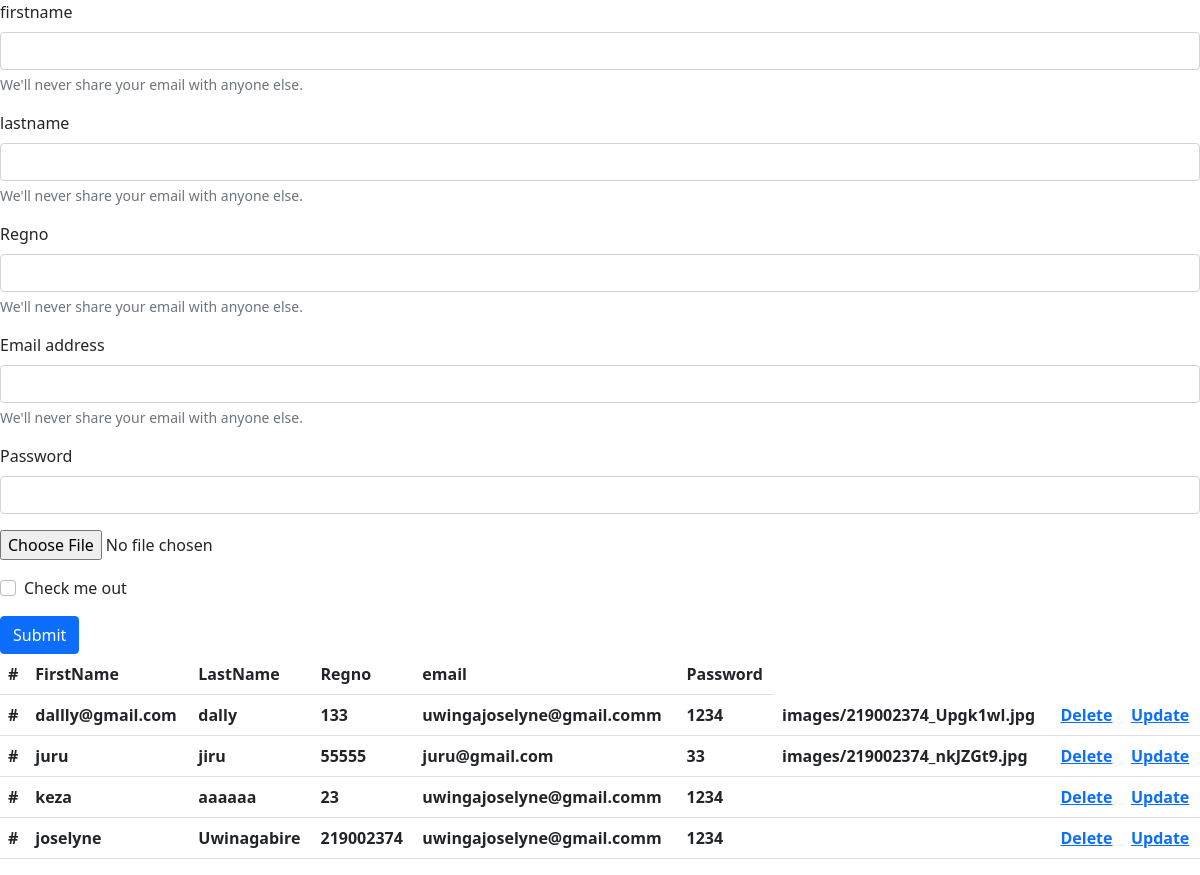
/home/about, run on the app's committed database.
### firstTask/models.py (models this page shows)
class Student(models.Model):
    firstName = models.CharField(max_length = 200)
    LastName = models.CharField(max_length = 200)
    Regno = models.IntegerField()
    email = models.EmailField(max_length = 200)
    password = models.CharField(max_length = 200)
    image = models.ImageField(upload_to='images/')

### firstTask/views.py (the view, shortened to what this page needs)
# urls.py: path('about',views.formCreation,name = 'ab'),
def formCreation(request):
    data = Student.objects.all()
    return render(request,'about.html',{'data':data})

### firstTask/templates/about.html (shortened to what this page needs)
<!DOCTYPE html>
<html lang="en">
<head>
    <link href="https://cdn.jsdelivr.net/npm/bootstrap@5.1.3/dist/css/bootstrap.min.css" rel="stylesheet">
</head>
<body>
    <div class="row">
     <div class="col-sm 6">
    <form method="post">
        <div class="mb-3">
            <label for="exampleInputEmail1" class="form-label">firstname</label>
            <input type="text" class="form-control" id="exampleInputEmail1" aria-describedby="emailHelp" name="firstname">
            <div id="emailHelp" class="form-text">We'll never share your email with anyone else.</div>
          </div>
          <div class="mb-3">
            <label for="exampleInputEmail1" class="form-label">lastname</label>
            <input type="text" class="form-control" id="exampleInputEmail1" aria-describedby="emailHelp" name="lastname">
            <div id="emailHelp" class="form-text">We'll never share your email with anyone else.</div>
          </div>
          <div class="mb-3">
            <label for="exampleInputEmail1" class="form-label">Regno</label>
            <input type="number" class="form-control" id="exampleInputEmail1" aria-describedby="emailHelp" name="regno">
            <div id="emailHelp" class="form-text">We'll never share your email with anyone else.</div>
          </div>
        <div class="mb-3">
          <label for="exampleInputEmail1" class="form-label">Email address</label>
          <input type="email" class="form-control" id="exampleInputEmail1" aria-describedby="emailHelp" name="email">
          <div id="emailHelp" class="form-text">We'll never share your email with anyone else.</div>
        </div>
        <div class="mb-3">
          <label for="exampleInputPassword1" class="form-label">Password</label>
          <input type="password" class="form-control" id="exampleInputPassword1" name="password">
        </div>
        <div class="mb-3">
            <input type="file" name="image">
          </div>
        <div class="mb-3 form-check">
          <input type="checkbox" class="form-check-input" id="exampleCheck1">
          <label class="form-check-label" for="exampleCheck1">Check me out</label>
        </div>
        <button type="submit" class="btn btn-primary">Submit</button>
      </form>
    </div>
    <div class="col-ms-6">
        <table class="table">
            <thead>
              <tr>
                <th scope="col">#</th>
                <th scope="col">FirstName</th>
                <th scope="col">LastName</th>
                <th scope="col">Regno</th>
                <th scope="col">email</th>
                <th scope="col">Password </th>
              </tr>
              {% for stud in data %}
              <tr>
                <th scope="col">#</th>
                <th scope="col">{{stud.firstName}}</th>
                <th scope="col">{{stud.LastName}}</th>
                <th scope="col">{{stud.Regno}}</th>
                <th scope="col">{{stud.email}}</th>
                <th scope="col">{{stud.password}} </th>
                <th scope="col">{{stud.image}} </th>
                <th scope=""><a href="{% url 'delete' stud.id %}">Delete</a></th>
                <th scope=""><a href="{% url 'update' stud.id %}">Update</a></th>
              </tr>
              {% endfor %}
            </thead>
          </table>
    </div>
    </div>
</body>
</html>

### data on the page
Student: firstName "dallly@gmail.com", LastName "dally", Regno "133", email "uwingajoselyne@gmail.comm", password "1234", image "images/219002374_Upgk1wl.jpg"
Student: firstName "juru", LastName "jiru", Regno "55555", email "juru@gmail.com", password "33", image "images/219002374_nkJZGt9.jpg"
Student: firstName "keza", LastName "aaaaaa", Regno "23", email "uwingajoselyne@gmail.comm", password "1234"
Student: firstName "joselyne", LastName "Uwinagabire", Regno "219002374", email "uwingajoselyne@gmail.comm", password "1234"
